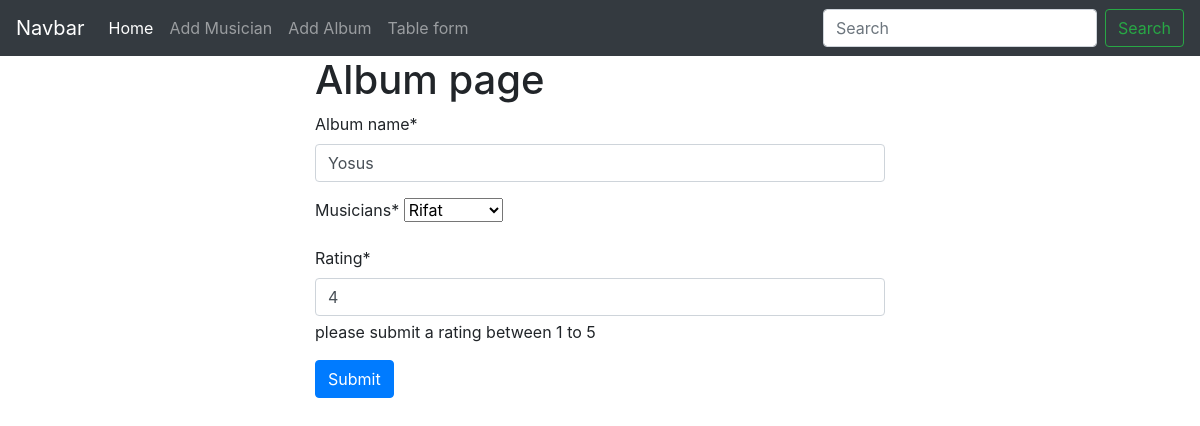
/album/edit/2, run on the app's committed database.
### album/models.py (models this page shows, shortened)
class AlbumModel(models.Model):
    Album_name = models.CharField(max_length=100)
    musicians = models.ForeignKey(MusicianModel,on_delete=models.CASCADE)
    Album_release_date = models.DateField(auto_now_add=True)
    rating = models.CharField(max_length=1 , help_text="please submit a rating between 1 to 5")

### album/views.py (the view)
# urls.py: path('edit/<int:id>', views.EditAlbumViews , name = "edit_album"),
def EditAlbumViews(request,id):
    albumid = models.AlbumModel.objects.get(pk=id)
    albumform = forms.AlbunForm(instance=albumid)
    if request.method=='POST':
        albumform = forms.AlbunForm(request.POST,instance=albumid)
        if albumform.is_valid():
            albumform.save()
            return redirect('table_page')
    return render(request,'album.html',{'album_form':albumform})

### album/forms.py
class AlbunForm(forms.ModelForm):
    class Meta:
        model = models.AlbumModel
        fields = '__all__'

### musician/models.py (called while the page is built)
    def __str__(self):
        return self.First_Name

### album/templates/album.html (shortened to what this page needs)
{% extends 'base.html' %}
{% load crispy_forms_tags %}
{% block contant1 %}
<div class="container " style="width: 50%;margin: auto;">
    <h1>Album page</h1>
    <form method = "POST">
        {{album_form|crispy}}
        <button type="submit" class="btn btn-primary">Submit</button>
    </form>
</div>
{% endblock contant1 %}

### data on the page
AlbumModel: Album_name "Yosus", musicians "Rifat", rating "4"
